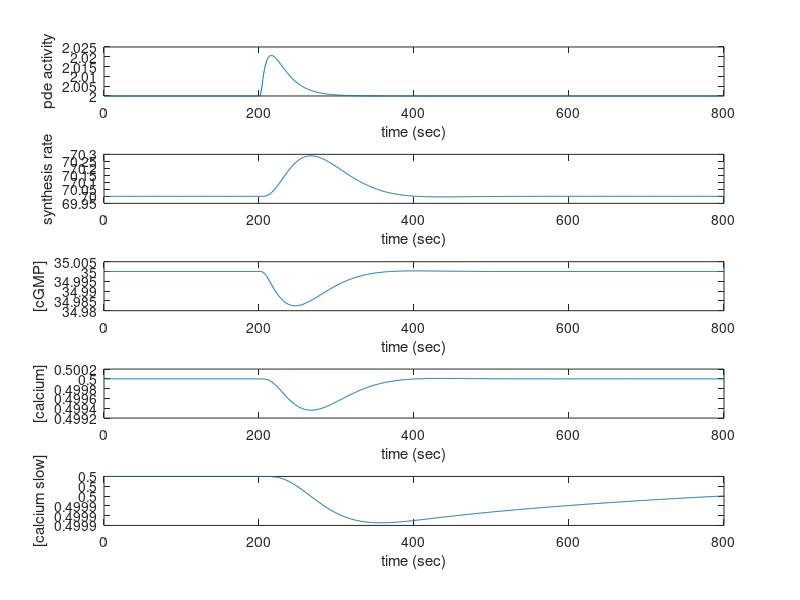
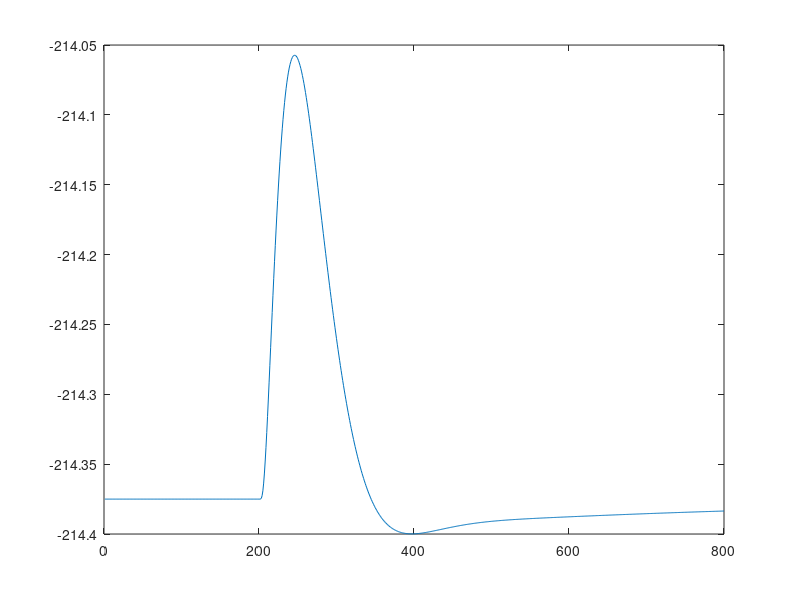
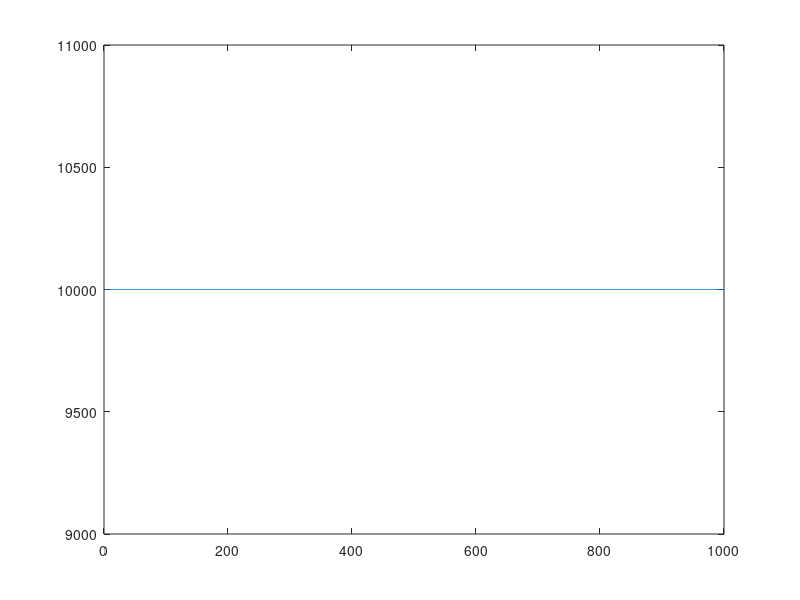

Here is the MATLAB script that generated these plots, in order:
%%
sigma = 100;			% rhodopsin activity decay rate constant (1/sec)
phi = 50;				% phosphodiesterase activity decay rate constant (1/sec)
eta = 100;				% phosphodiesterase activation rate constant (1/sec)
r(1) = 0;				% initial condition for r
p(1) = eta/phi;			% initial condition for p
TimeStep = 0.001;		% time step 
gdark = 35;				% concentration of cGMP in darkness
cgmp2cur = 10e-3;		% constant relating cGMP to current
cdark = 0.5;			% dark calcium concentration
beta = 50;				% rate constant for calcium removal in 1/sec
betaSlow = 2;
hillcoef = 4;			% cooperativity
hillaffinity = 0.35;		% affinity
NumPts = 800;
StmPts = 400;
StmAmp = 1000;

clear g s c p cslow;
cur2ca = beta * cdark / (cgmp2cur * gdark^3);				% get q using steady state
smax = eta/phi * gdark * (1 + (cdark / hillaffinity)^hillcoef);		% get smax using steady state
tme = 1:NumPts;
tme = tme * TimeStep;

% initial conditions
g(1) = gdark;
s(1) = gdark * eta/phi;		
c(1) = cdark;
p(1) = eta/phi;
cslow(1) = cdark;


%%
% adaptation kinetics

clear Stm;
StepAmp = 30000;
FlashAmp = 50000;
NumPts = 3000;
Stm(1:1000) = 0;
Stm(1001:2000) = StepAmp;
Stm(2001:3000) = 0;
Stm(800) = FlashAmp;
Stm(1200) = FlashAmp;
Stm(1600) = FlashAmp;
Stm(2200) = FlashAmp;
Stm(2600) = FlashAmp;


%%
% inc/dec asymmetry
clear Stm;
MeanAmp = 10000;
StepAmp = 10000;
NumPts = 1000;
Stm(1:NumPts) = MeanAmp;
% Stm(NumPts/2:NumPts/2+500) = MeanAmp - StepAmp;
% Stm(3*NumPts/4:3*NumPts/4+500) = MeanAmp + StepAmp;

%%
tme = 1:NumPts;
clear g s c p cslow;
g(1) = gdark;
s(1) = gdark * eta/phi;		
c(1) = cdark;
p(1) = eta/phi;
cslow(1) = cdark;

% solve difference equations
for pnt = 2:NumPts
    r(pnt) = r(pnt-1) + TimeStep * (-sigma * r(pnt-1) + Stm(pnt));
	p(pnt) = p(pnt-1) + TimeStep * (r(pnt-1) + eta - phi * p(pnt-1));
	c(pnt) = c(pnt-1) + TimeStep * (cur2ca * 2* cgmp2cur * g(pnt-1)^3/(1+cslow(pnt-1)/cdark) - beta * c(pnt-1));
	cslow(pnt) = cslow(pnt-1) - TimeStep * (betaSlow * (cslow(pnt-1)-c(pnt-1)));
	s(pnt) = smax / (1 + (c(pnt) / hillaffinity)^hillcoef);
	g(pnt) = g(pnt-1) + TimeStep * (s(pnt-1) - p(pnt-1) * g(pnt-1));
end
% determine current change
cur = -2 * cgmp2cur * g.^3 * 1 ./ (1 + cslow ./ cdark);

% plot current, pde, synthesis, cGMP and calcium
figure(1); clf;
subplot(6, 1, 1);
plot(tme, cur);
xlabel('time (sec)');
ylabel('current');
subplot(6, 1, 2);
plot(tme, p);
xlabel('time (sec)');
ylabel('pde activity');
subplot(6, 1, 3);
plot(tme, s);
xlabel('time (sec)');
ylabel('synthesis rate');
subplot(6, 1, 4);
plot(tme, g);
xlabel('time (sec)');
ylabel('[cGMP]');
subplot(6, 1, 5) 
plot(tme, c)
xlabel('time (sec)');
ylabel('[calcium]');
subplot(6, 1, 6) 
plot(tme, cslow)
xlabel('time (sec)');
ylabel('[calcium slow]');

figure(2);clf
% plot(cur(5000:length(cur)) - cur(1000)); hold on
% plot(Resp - Resp(1000), 'r');

% plot(tme,BaselineSubtraction(cur,8000,9000),'r','LineWidth',2);
% hold on
% plot(tme,BaselineSubtraction(Resp,8000,9000),'k')
% hold off

plot(tme,(cur))
% hold on
% plot(normalize(Resp))
% hold off
% 
% cur = cur - cur(NumPts/2);
% plot(-cur(NumPts/2:NumPts/2+800)); hold on
% cur = cur - cur(3*NumPts/4);
% plot(cur(3*NumPts/4:3*NumPts/4+800), 'r');


figure(3)
plot(tme,Stm)
%%
% solve difference equations for step or pulse
StmPts = 5;
StmAmp = 1000;
NumPts = 800;
tme = 1:NumPts;

clear g s c p cslow;
g(1) = gdark;
s(1) = gdark * eta/phi;		
c(1) = cdark;
p(1) = eta/phi;
cslow(1) = cdark;

for pnt = 2:NumPts
	if (pnt <= NumPts/4)
        r(pnt) = 0;
    end
    if ((pnt > NumPts/4) && (pnt < (NumPts/4+StmPts)))
        r(pnt) = r(pnt-1) + TimeStep * (-sigma * r(pnt-1) + StmAmp);
    end
    if (pnt >= (NumPts/4+StmPts))
        r(pnt) = r(pnt-1) + TimeStep * (-sigma * r(pnt-1));
    end
	p(pnt) = p(pnt-1) + TimeStep * (r(pnt-1) + eta - phi * p(pnt-1));
	c(pnt) = c(pnt-1) + TimeStep * (cur2ca * cgmp2cur * g(pnt-1)^3 - beta * c(pnt-1));
	cslow(pnt) = cslow(pnt-1) - TimeStep * (betaSlow * (cslow(pnt-1)-c(pnt-1)));
	s(pnt) = smax / (1 + (c(pnt) / hillaffinity)^hillcoef);
	g(pnt) = g(pnt-1) + TimeStep * (s(pnt-1) - p(pnt-1) * g(pnt-1));
end
% determine current change
cur = -cgmp2cur * g.^3 ./ (1 + cslow ./ cdark);

% plot current, pde, synthesis, cGMP and calcium
figure(1); clf;
subplot(5, 1, 1);
plot(tme, p);
xlabel('time (sec)');
ylabel('pde activity');
subplot(5, 1, 2);
plot(tme, s);
xlabel('time (sec)');
ylabel('synthesis rate');
subplot(5, 1, 3);
plot(tme, g);
xlabel('time (sec)');
ylabel('[cGMP]');
subplot(5, 1, 4) 
plot(tme, c)
xlabel('time (sec)');
ylabel('[calcium]');
subplot(5, 1, 5) 
plot(tme, cslow)
xlabel('time (sec)');
ylabel('[calcium slow]');

figure(2); clf;
plot(cur);
